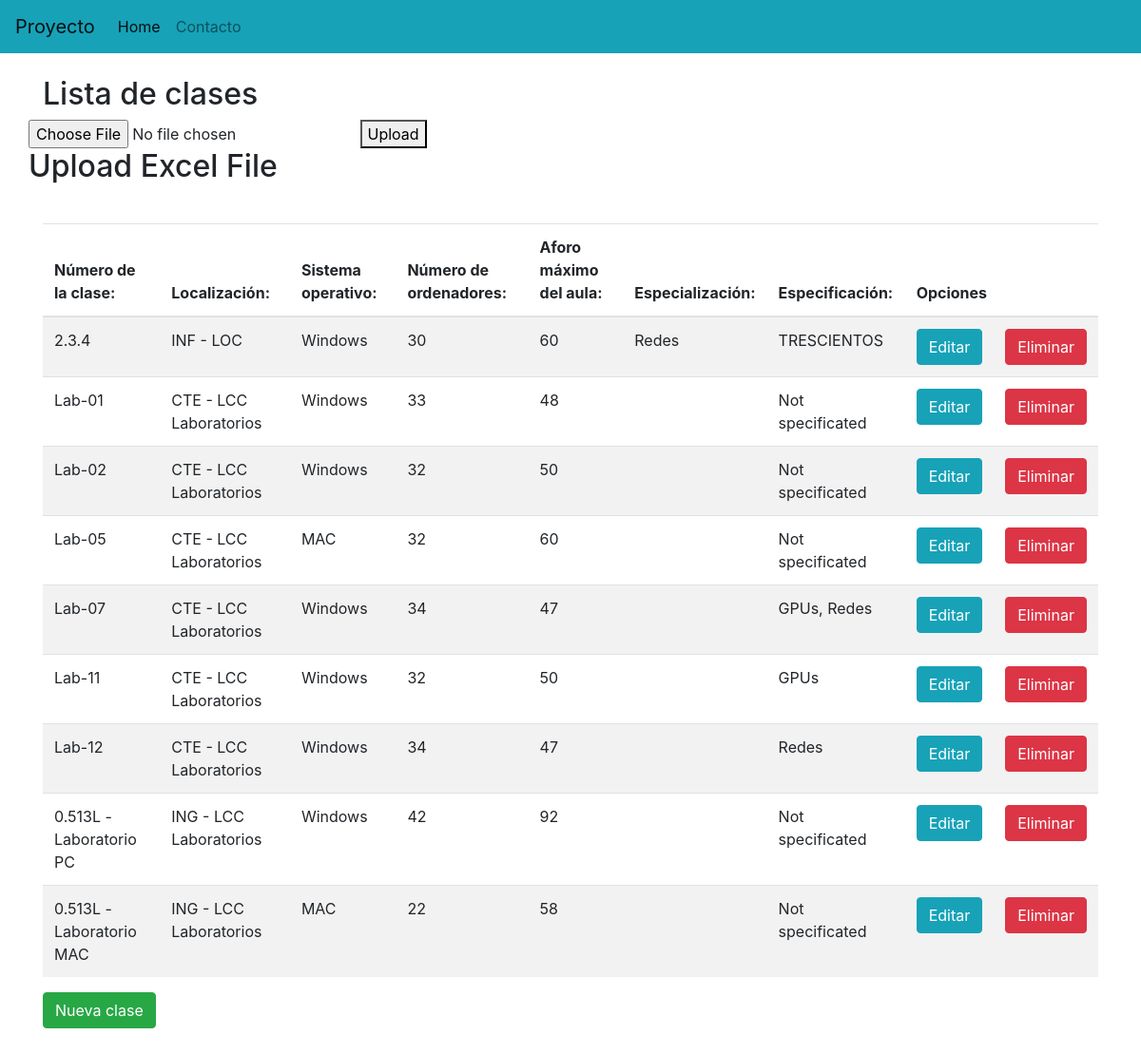
Before: / with the older database file.
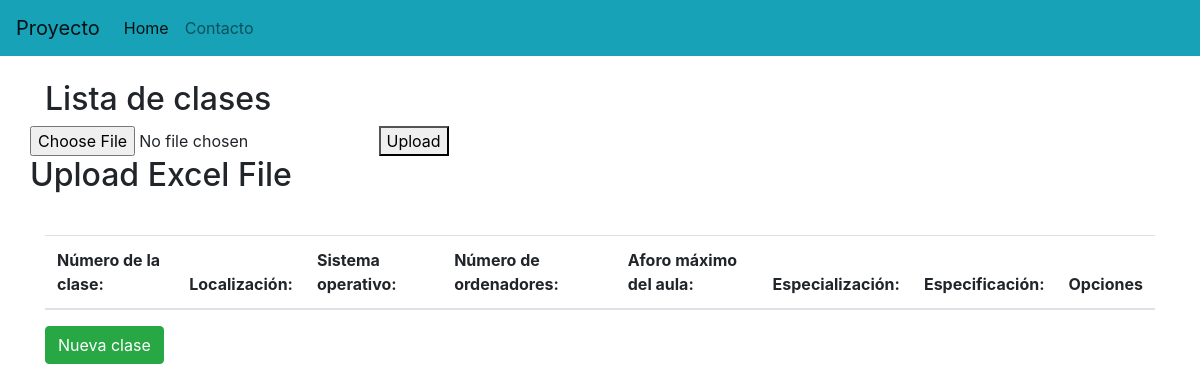
After: the same page with the newer database file.
### Aplicaciones/classroom/models.py (models this page shows, shortened)
class Classroom(models.Model):
    num_class = models.CharField(primary_key=True, max_length=10)
    specification = models.CharField(max_length=100)
    location = models.CharField(max_length=150)
    num_pc = models.BigIntegerField(default=0)
    s_o = models.CharField(max_length=20)
    capacity = models.CharField(max_length=20)
    specialization = models.CharField(max_length=100)

### Aplicaciones/classroom/views.py (the view, shortened to what this page needs)
# urls.py: path('', views.index),
def index(request):
    clases = Classroom.objects.all()
    return render(request, "index.html", {"clases": clases})

### Aplicaciones/classroom/templates/index.html (shortened to what this page needs)
{% extends "./plantilla.html" %}
{% block body %}
<h2>Lista de clases</h2>
<div class="row">
    <form method="POST" enctype="multipart/form-data">
        <input type="file" name="myfile">
        <button href="importClassroom/", type="submit">Upload</button>
        <h2>Upload Excel File</h2>
    </form>
    <div class="container mt-4 py-2">
        <table class="table table-striped">
            <thead>
                <tr>
                    <th>Número de la clase:</th>
                    <th>Localización:</th>
                    <th>Sistema operativo:</th>
                    <th>Número de ordenadores:</th>
                    <th>Aforo máximo del aula:</th>
                    <th>Especialización:</th>
                    <th>Especificación:</th>
                    <th colspan="2">Opciones</th>
                </tr>
            </thead>
            <tbody>
                {% for c in clases %}
                <tr>
                    <td>{{c.num_class}}</td>
                    <td>{{c.location}}</td>
                    <td>{{c.s_o}}</td>
                    <td>{{c.num_pc}}</td>
                    <td>{{c.capacity}}</td>
                    <td>{{c.specialization}}</td>
                    <td>{{c.specification}}</td>
                    <td><a href="editClassroom/{{c.num_class}}/{{c.location}}" class="btn btn-info">Editar</a></td>
                    <td><a href="removeClassroom/{{c.num_class}}/{{c.location}}" class="btn btn-danger">Eliminar</a></td>
                </tr>
                {% endfor %}
            </tbody>
        </table>
        <a href="createClassroom/" class="btn btn-success">Nueva clase</a>
    </div>
</div>
{% endblock %}

### Aplicaciones/classroom/templates/plantilla.html (shortened to what this page needs)
<!DOCTYPE html>
<html lang="en">
<head>
    <link rel="stylesheet" href="https://cdn.jsdelivr.net/npm/bootstrap@4.3.1/dist/css/bootstrap.min.css"
>
</head>
<body>
    <nav class="navbar navbar-expand-lg navbar-light bg-info">
        <a class="navbar-brand" href="/">Proyecto</a>
        <div class="collapse navbar-collapse" id="navbarNav">
          <ul class="navbar-nav">
            <li class="nav-item active">
              <a class="nav-link" href="/">Home <span class="sr-only">(current)</span></a>
            </li>
            <li class="nav-item">
              <a class="nav-link" href="#">Contacto</a>
            </li>
          </ul>
        </div>
      </nav>
      <div class="container py-4">
        {% block body %}
        {% endblock %}
      </div>
</body>
</html>

Changed rows visible on the page:
removed Classroom: num_class "2.3.4", location "INF - LOC", s_o "Windows", num_pc "30", capacity "60", specialization "Redes", specification "TRESCIENTOS"
removed Classroom: num_class "Lab-01", location "CTE - LCC Laboratorios", s_o "Windows", num_pc "33", capacity "48", specification "Not specificated"
removed Classroom: num_class "Lab-02", location "CTE - LCC Laboratorios", s_o "Windows", num_pc "32", capacity "50", specification "Not specificated"
removed Classroom: num_class "Lab-05", location "CTE - LCC Laboratorios", s_o "MAC", num_pc "32", capacity "60", specification "Not specificated"
removed Classroom: num_class "Lab-07", location "CTE - LCC Laboratorios", s_o "Windows", num_pc "34", capacity "47", specification "GPUs, Redes"
removed Classroom: num_class "Lab-11", location "CTE - LCC Laboratorios", s_o "Windows", num_pc "32", capacity "50", specification "GPUs"
removed Classroom: num_class "Lab-12", location "CTE - LCC Laboratorios", s_o "Windows", num_pc "34", capacity "47", specification "Redes"
removed Classroom: num_class "0.513L - Laboratorio PC", location "ING - LCC Laboratorios", s_o "Windows", num_pc "42", capacity "92", specification "Not specificated"
removed Classroom: num_class "0.513L - Laboratorio MAC", location "ING - LCC Laboratorios", s_o "MAC", num_pc "22", capacity "58", specification "Not specificated"
